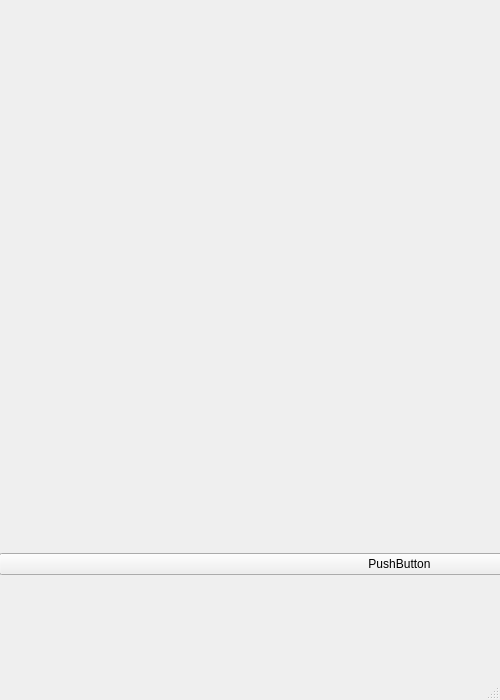
<?xml version="1.0" encoding="UTF-8"?>
<ui version="4.0">
 <class>MainWindow</class>
 <widget class="QMainWindow" name="MainWindow">
  <property name="geometry">
   <rect>
    <x>0</x>
    <y>0</y>
    <width>500</width>
    <height>700</height>
   </rect>
  </property>
  <property name="windowTitle">
   <string>MainWindow</string>
  </property>
  <widget class="QWidget" name="centralwidget">
   <widget class="QWidget" name="verticalLayoutWidget">
    <property name="geometry">
     <rect>
      <x>0</x>
      <y>-21</y>
      <width>801</width>
      <height>541</height>
     </rect>
    </property>
    <layout class="QVBoxLayout" name="verticalLayout"/>
   </widget>
   <widget class="QWidget" name="verticalLayoutWidget_2">
    <property name="geometry">
     <rect>
      <x>-1</x>
      <y>519</y>
      <width>801</width>
      <height>91</height>
     </rect>
    </property>
    <layout class="QVBoxLayout" name="verticalLayout_3">
     <item>
      <widget class="QPushButton" name="restartButton">
       <property name="text">
        <string>PushButton</string>
       </property>
      </widget>
     </item>
    </layout>
   </widget>
  </widget>
  <widget class="QMenuBar" name="menubar">
   <property name="geometry">
    <rect>
     <x>0</x>
     <y>0</y>
     <width>500</width>
     <height>24</height>
    </rect>
   </property>
  </widget>
  <widget class="QStatusBar" name="statusbar"/>
 </widget>
 <resources/>
 <connections/>
</ui>
